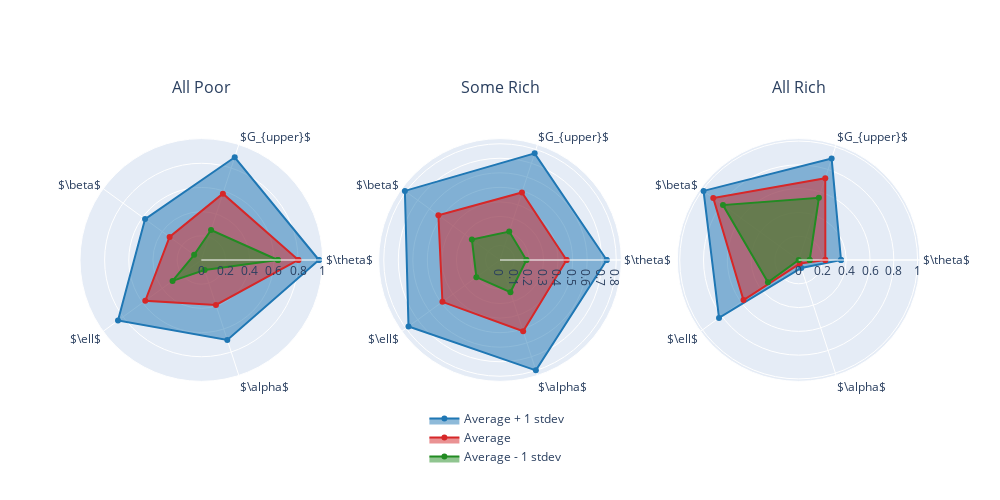

Write notebook code for a chart like this one.
### Code cell
fig = make_subplots(rows=1, cols=3,
                    start_cell="top-left",
                    specs=[[{"type": "scatterpolar"}, {"type": "scatterpolar"}, {"type": "scatterpolar"}]],
                    subplot_titles=("All Poor", "Some Rich", "All Rich"))

for i in range(3):
    
    data=((np.mean(regime_params[i], axis=0)+np.std(regime_params[i], axis=0)) - lower_param_bounds)/bound_diff
    data_closed = np.concatenate([data, [data[0]]])
    fig.add_trace(go.Scatterpolar(
        r=data_closed,
        theta=categories,
        fill='toself',
        name="Average + 1 stdev",
        marker=dict(color='#1f77b4'),
        showlegend=i==0
    ), row=1, col=i+1)
        
    data=(np.mean(regime_params[i], axis=0) - lower_param_bounds) / bound_diff
    data_closed = np.concatenate([data, [data[0]]])
    fig.add_trace(go.Scatterpolar(
        r=data_closed,
        theta=categories,
        fill='toself',
        name="Average",
        marker=dict(color='#d62728'),
        showlegend=i==0,
    ), row=1, col=i+1)
    
    data=np.maximum(((np.mean(regime_params[i], axis=0)-np.std(regime_params[i], axis=0)) - lower_param_bounds)/bound_diff, 0)
    data_closed = np.concatenate([data, [data[0]]])
    fig.add_trace(go.Scatterpolar(
        r=data_closed,
        dr=0.2,
        theta=categories,
        fill='toself',
        name="Average - 1 stdev",
        marker=dict(color='forestgreen'),
        showlegend=i==0
    ), row=1, col=i+1)
    
    fig.update_layout(
        xaxis = dict(
            dtick = 0.2
        ),
    )
    
    
fig.update_layout(legend=dict(
    yanchor="top",
    y=0.05,
    xanchor="left",
    x=0.41)
)


fig.update_layout(height=500, width=1000)


fig.write_image("radar_plot.pdf")
fig.show()

### Figure 1 — Plotly figure (JSON) as saved in the notebook; plotly's stock layout.template omitted (floating-point values rounded to 4 significant figures)
{"data": [{"fill": "toself", "marker": {"color": "#1f77b4"}, "name": "Average + 1 stdev", "r": [0.9725, 0.8935, 0.5753, 0.8518, 0.695, 0.9725], "showlegend": true, "subplot": "polar", "theta": ["$\\theta$", "$G_{upper}$", "$\\beta$", "$\\ell$", "$\\alpha$", "$\\theta$"], "type": "scatterpolar"}, {"fill": "toself", "marker": {"color": "#d62728"}, "name": "Average", "r": [0.8027, 0.577, 0.3244, 0.5731, 0.3913, 0.8027], "showlegend": true, "subplot": "polar", "theta": ["$\\theta$", "$G_{upper}$", "$\\beta$", "$\\ell$", "$\\alpha$", "$\\theta$"], "type": "scatterpolar"}, {"dr": 0.2, "fill": "toself", "marker": {"color": "forestgreen"}, "name": "Average - 1 stdev", "r": [0.633, 0.2606, 0.07356, 0.2943, 0.08757, 0.633], "showlegend": true, "subplot": "polar", "theta": ["$\\theta$", "$G_{upper}$", "$\\beta$", "$\\ell$", "$\\alpha$", "$\\theta$"], "type": "scatterpolar"}, {"fill": "toself", "marker": {"color": "#1f77b4"}, "name": "Average + 1 stdev", "r": [0.7343, 0.772, 0.8092, 0.7783, 0.7985, 0.7343], "showlegend": false, "subplot": "polar2", "theta": ["$\\theta$", "$G_{upper}$", "$\\beta$", "$\\ell$", "$\\alpha$", "$\\theta$"], "type": "scatterpolar"}, {"fill": "toself", "marker": {"color": "#d62728"}, "name": "Average", "r": [0.458, 0.4891, 0.5242, 0.4898, 0.5155, 0.458], "showlegend": false, "subplot": "polar2", "theta": ["$\\theta$", "$G_{upper}$", "$\\beta$", "$\\ell$", "$\\alpha$", "$\\theta$"], "type": "scatterpolar"}, {"dr": 0.2, "fill": "toself", "marker": {"color": "forestgreen"}, "name": "Average - 1 stdev", "r": [0.1816, 0.2062, 0.2392, 0.2012, 0.2325, 0.1816], "showlegend": false, "subplot": "polar2", "theta": ["$\\theta$", "$G_{upper}$", "$\\beta$", "$\\ell$", "$\\alpha$", "$\\theta$"], "type": "scatterpolar"}, {"fill": "toself", "marker": {"color": "#1f77b4"}, "name": "Average + 1 stdev", "r": [0.3561, 0.8969, 0.9888, 0.828, 0.07091, 0.3561], "showlegend": false, "subplot": "polar3", "theta": ["$\\theta$", "$G_{upper}$", "$\\beta$", "$\\ell$", "$\\alpha$", "$\\theta$"], "type": "scatterpolar"}, {"fill": "toself", "marker": {"color": "#d62728"}, "name": "Average", "r": [0.2243, 0.7237, 0.8877, 0.5735, 0.03184, 0.2243], "showlegend": false, "subplot": "polar3", "theta": ["$\\theta$", "$G_{upper}$", "$\\beta$", "$\\ell$", "$\\alpha$", "$\\theta$"], "type": "scatterpolar"}, {"dr": 0.2, "fill": "toself", "marker": {"color": "forestgreen"}, "name": "Average - 1 stdev", "r": [0.09258, 0.5506, 0.7867, 0.3191, 0, 0.09258], "showlegend": false, "subplot": "polar3", "theta": ["$\\theta$", "$G_{upper}$", "$\\beta$", "$\\ell$", "$\\alpha$", "$\\theta$"], "type": "scatterpolar"}], "layout": {"annotations": [{"font": {"size": 16}, "showarrow": false, "text": "All Poor", "x": 0.1444, "xanchor": "center", "xref": "paper", "y": 1, "yanchor": "bottom", "yref": "paper"}, {"font": {"size": 16}, "showarrow": false, "text": "Some Rich", "x": 0.5, "xanchor": "center", "xref": "paper", "y": 1, "yanchor": "bottom", "yref": "paper"}, {"font": {"size": 16}, "showarrow": false, "text": "All Rich", "x": 0.8556, "xanchor": "center", "xref": "paper", "y": 1, "yanchor": "bottom", "yref": "paper"}], "height": 500, "legend": {"x": 0.41, "xanchor": "left", "y": 0.05, "yanchor": "top"}, "polar": {"domain": {"x": [0, 0.2889], "y": [0, 1]}}, "polar2": {"domain": {"x": [0.3556, 0.6444], "y": [0, 1]}}, "polar3": {"domain": {"x": [0.7111, 1], "y": [0, 1]}}, "width": 1000, "xaxis": {"dtick": 0.2}}}
